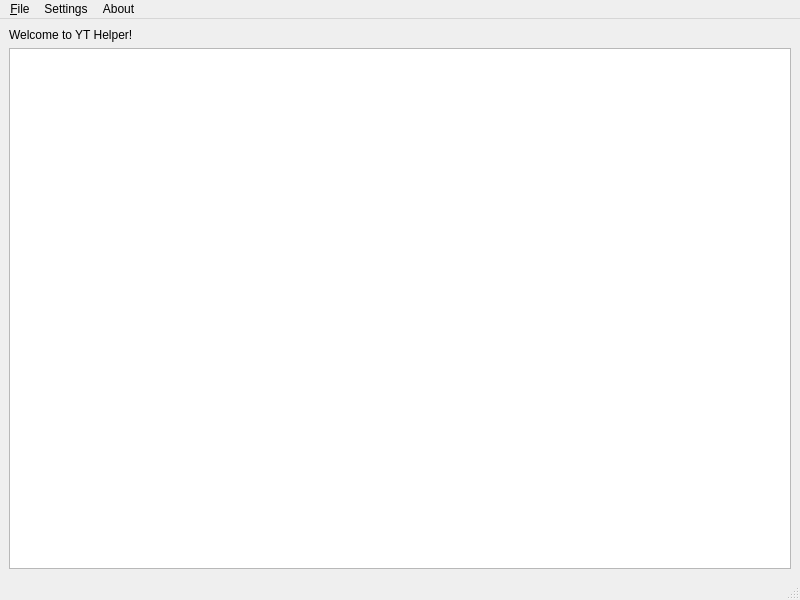
<?xml version="1.0" encoding="UTF-8"?>
<ui version="4.0">
 <class>MainWindow</class>
 <widget class="QMainWindow" name="MainWindow">
  <property name="geometry">
   <rect>
    <x>0</x>
    <y>0</y>
    <width>800</width>
    <height>600</height>
   </rect>
  </property>
  <property name="windowTitle">
   <string>YT Helper</string>
  </property>
  <widget class="QWidget" name="centralwidget">
   <layout class="QVBoxLayout" name="verticalLayout">
    <item>
     <widget class="QLabel" name="welcomeLabel">
      <property name="text">
       <string>Welcome to YT Helper!</string>
      </property>
     </widget>
    </item>
    <item>
     <widget class="QTextEdit" name="textEdit"/>
    </item>
   </layout>
  </widget>
  <widget class="QMenuBar" name="menubar">
   <property name="geometry">
    <rect>
     <x>0</x>
     <y>0</y>
     <width>800</width>
     <height>24</height>
    </rect>
   </property>
   <widget class="QMenu" name="menuFile">
    <property name="title">
     <string>&amp;File</string>
    </property>
    <addaction name="actionNew"/>
    <addaction name="actionSave"/>
    <addaction name="actionOpen"/>
    <addaction name="separator"/>
    <addaction name="actionQuit"/>
   </widget>
   <widget class="QMenu" name="menuAbout">
    <property name="title">
     <string>About</string>
    </property>
    <addaction name="actionAbout_YT_Helper"/>
   </widget>
   <widget class="QMenu" name="menuSettings">
    <property name="title">
     <string>Settings</string>
    </property>
   </widget>
   <addaction name="menuFile"/>
   <addaction name="menuSettings"/>
   <addaction name="menuAbout"/>
  </widget>
  <widget class="QStatusBar" name="statusbar"/>
  <action name="actionQuit">
   <property name="enabled">
    <bool>true</bool>
   </property>
   <property name="icon">
    <iconset theme="application-exit">
     <normaloff>.</normaloff>.</iconset>
   </property>
   <property name="text">
    <string>&amp;Quit</string>
   </property>
  </action>
  <action name="actionNew">
   <property name="icon">
    <iconset theme="document-new">
     <normaloff>.</normaloff>.</iconset>
   </property>
   <property name="text">
    <string>&amp;New</string>
   </property>
  </action>
  <action name="actionSave">
   <property name="icon">
    <iconset theme="document-save">
     <normaloff>.</normaloff>.</iconset>
   </property>
   <property name="text">
    <string>&amp;Save</string>
   </property>
  </action>
  <action name="actionOpen">
   <property name="icon">
    <iconset theme="document-open">
     <normaloff>.</normaloff>.</iconset>
   </property>
   <property name="text">
    <string>&amp;Open</string>
   </property>
  </action>
  <action name="actionAbout_YT_Helper">
   <property name="text">
    <string>About YT Helper</string>
   </property>
  </action>
 </widget>
 <resources/>
 <connections/>
</ui>
